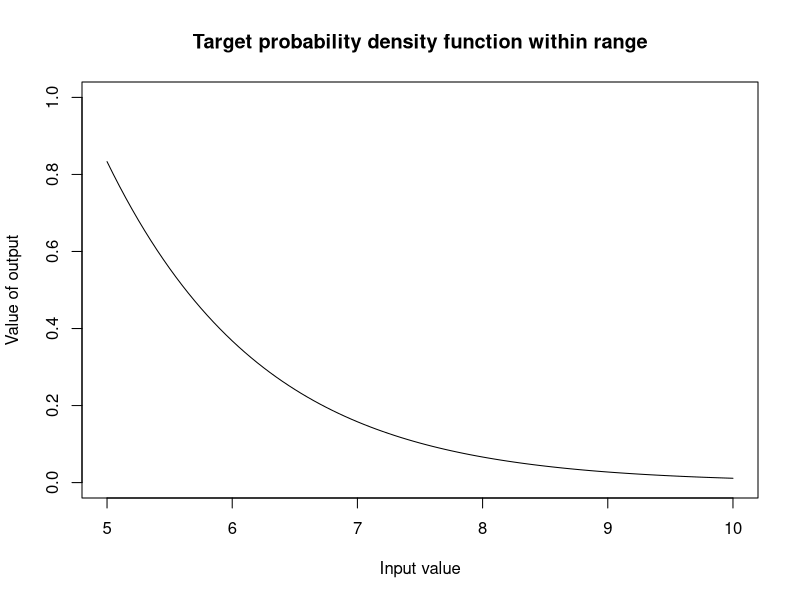
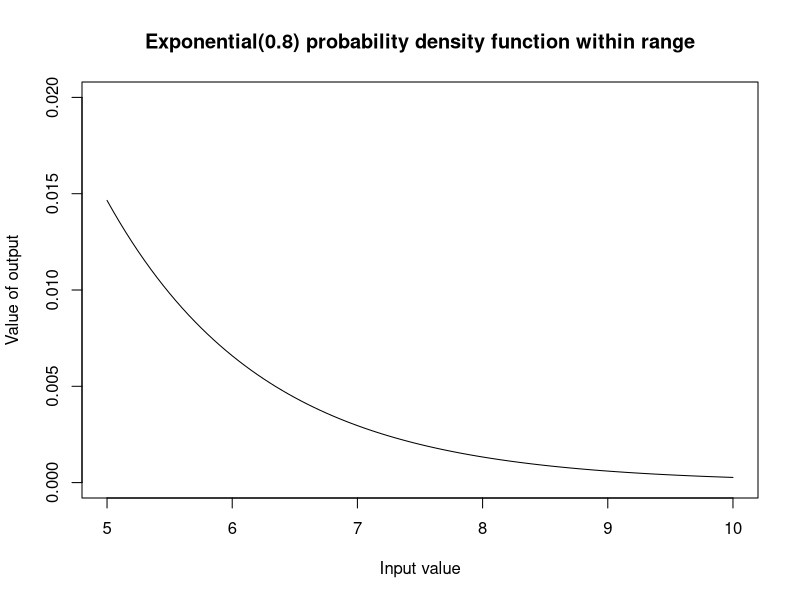
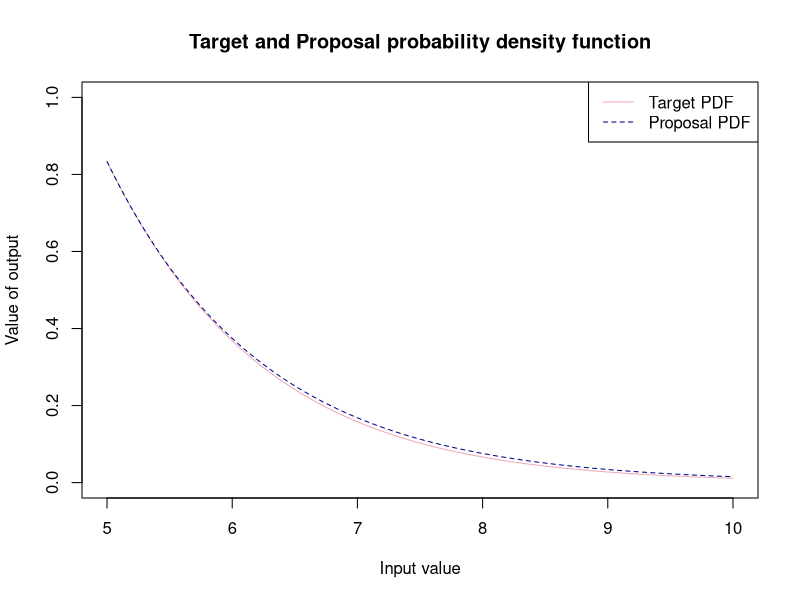
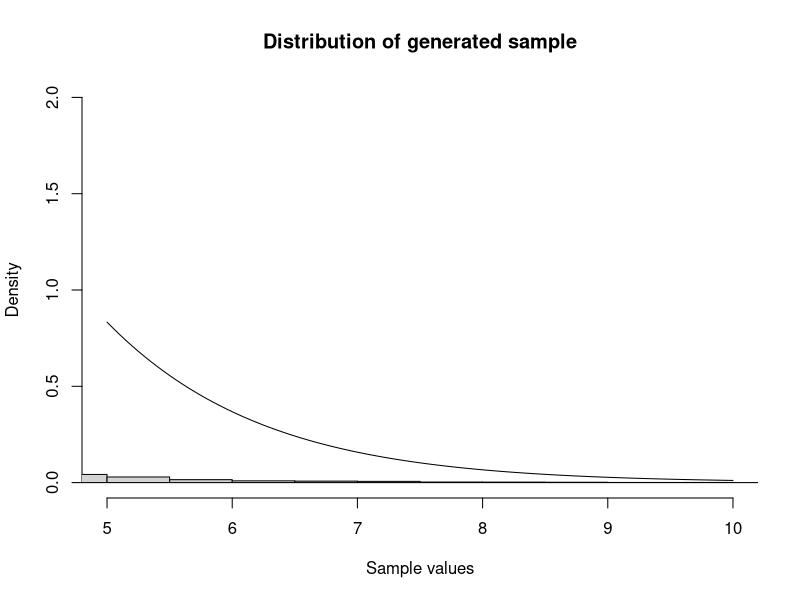

Source code (R) for these figures, in order: (Note: this script raises an error after producing the figures.)
#-----------------------------------#
#-REJECTION SAMPLING - Gamma(2,1) --#----
#-----------------------------------#
#Defining our target pdf (density function to sample from) --------------------------
target_pdf<-function(x){
  (x*exp(-x))/(6*exp(-5)) # to incorporate bounds
}

target_pdf_graphical<-function(x){
   (x*exp(-x))/(6*exp(-5))  # plotting the whole function  
}

# Let's graph the target probability where x >= 5 
curve(target_pdf(x), from = 5, to = 10, 
      xlab = "Input value",
      ylab = "Value of output",
      main = "Target probability density function within range", col = "black", ylim = c(0,1))

#--------------------------------#
#--EXPONENTIAL PROPOSAL----------#----
#-------------------------------#
#Defining proposal pdf number generator(density that we easily sample from to use to accept or reject)--
exp_generator<- function(x){
  y <- rexp(1,0.8)     # generate a sample from exponential where lambda = 1
  ifelse(y>=5,y ,0 )   # accept and return value of greater than or equal to 5
  y
}

# Defining function to  graph our expoential. 
exp_graphical<- function(x){
  0.8*exp(-0.8*x) # used to plot exponential proposal
}

# Let's graph the proposal probability 
curve(exp_graphical(x), from = 5, to = 10, 
      xlab = "Input value",
      ylab = "Value of output",
      main = "Exponential(0.8) probability density function within range", col = "black", ylim = c(0,0.02))

# Graphing our target  and proposal probability density functions 
M <- ((5*exp(-5))/(6*exp(-5)))/(0.8*exp(-0.8*5)) # max point of both is x = 5

# PDF compared to exp(0.8) across greater range x within (0,10)
curve(target_pdf_graphical(x), from = 5, to = 10, 
      xlab = "Input value",
      ylab = "Value of output",
      main = "Target and Proposal probability density function", col = "pink2", ylim = c(0,1))

curve( M* exp_graphical(x), from = 5, to = 10,
      xlab = "Input value",
      ylab = "Output value",
      main = "Proposal probability density funtion", add= T ,col = "blue4", lty = 2)
legend("topright", legend = c("Target PDF", "Proposal PDF"), 
       col = c("pink2", "blue4"), lty = c(1, 2))

#Rejection Sampling function -----------------------------------------------------
set.seed(123)
exp_acc_rej<-function(){
  
  set.seed(123)
  n<-5000
  sample_y<-numeric(n)
  number <- 0
  count<-0
  total_sample <-numeric(0)
  
  while(count<n) {
   
    #generated sample from proposal 
    y <- exp_generator()
    #uniform comparison
    u<- runif(1,0,1)
    #number of total generated samples
    number <- number + 1
    total_sample[number] <- y
    acceptance_rate <- round((length(sample_y)/ length(total_sample))*100 , digits = 3)
    
    #accept or reject criteria
    
    if( u <= target_pdf(y)/ (M * exp_graphical(y))){
    count<- count +1
    sample_y[count]<-y
    }
  }
  number_of_samples <- length(total_sample)
  text <- "Acceptance rate:"
  percent <- "%"
  output<-paste(text,acceptance_rate,percent) #combining types to have preferred output 
  list( acceptance_rate = output, samples = sample_y, no_of_samples = number_of_samples ) #list of output from this function
}


list<- exp_acc_rej()   #creating a list of the acceptance rate and valid samples 
samples_exp <- list$samples #creating a vector of the samples 
ac_rate <- list$acceptance_rate #acceptance rate 
no_samples <-list$no_of_samples  #number of total samples 

# Graphical display of distribution of sample and pdf ------------------------
# Using Histogram -------------------------------------------------------------
hist(samples_exp, freq = FALSE,
     main = "Distribution of generated sample",
     xlab = "Sample values", ylim = c(0,2), xlim =c(5,10),
     breaks =20)
curve(target_pdf(x), add = TRUE)

# QQplot ----------------------------------------------------------------------
# We will now use a QQplot 
# Quantiles of the sample data 
sample_quantiles <- quantile(samples_gamma, probs = seq(0.1,1,0.01))
theoretical_quantiles <- qgamma(p = seq(0.1,1,0.01), shape =2 , rate =1)

plot(sample_quantiles, theoretical_quantiles, xlim = c(0,20), ylim = c(0,10),
     main = "Theortical vs sample quantiles for exp proposal",
     ylab = "Theortical quantiles",
     xlab = "Sample quantiles")

abline(a= 0, b = 1)

# Conclusion
# We can see that using en exponential(1) is very inefficient as most values are that we generate are 
# Exp(1) is very inefficient - generates many values to get sample size = 5000 
# Mean of exp = 1, mean of gamma = 2 so our QQ-plot shows mean of exp < mean of gamma 
# We can look into being more efficient 

#--------------------------------#
#--CAUCHY PROPOSAL--------------#----
#-------------------------------#
cauchy_generator<- function(x){
  y <- rcauchy(1, 5)
  ifelse(y>=5,y,0)
}

cauchy_graphical<- function(x){
  (1/pi)*(1/(1+(x-5)^2))
}

curve(cauchy_graphical(x), from = 5, to =10,
      main = "Cauchy(5) probabilit density function within range ",
      xlab = "Input value", ylab = "Output value")

#Scaling factor with Cauchy proposal ------------------------------------------
M_cauchy <- ((5*exp(-5))/(6*exp(-5)))/((1/pi)*(1/(1+5^2)))

curve(target_pdf_graphical(x), from = 5, to = 10, 
      xlab = "Input value",
      ylab = "Value of output",
      main = "Target and Proposal probability density function", col = "pink2", ylim = c(0,2))
curve( cauchy_graphical(x), from = 5, to = 10,
       xlab = "Input value",
       ylab = "Output value",
       main = "Proposal probability density funtion", add= T ,col = "blue4", lty = 2)
legend("topright", legend = c("Target PDF", "Proposal PDF"), 
       col = c("pink2", "blue4"), lty = c(1, 2))

# Rejection sampling function ------------------------------------------------
set.seed(123)
rgamma_2_1_cauchy <- function(n){
  rgamma_samples <- numeric(n) # list to store accepted samples 
  total_samples <- numeric(0)  # store total sample size 
  count <- 1                  #iterate our  while loop
  pos <- 1
  # while loop that runs until we have 5000 accepted samples 
  while (count < n) {
    # random value from a uniform distribution for comparison
    u <- runif(1, 0, 1)
    # value from cauchy distribution 
    x <- cauchy_generator()
    # iterating along the list 
    pos  <- pos + 1
    total_samples[pos] <- x
    
    #number of total generated samples
    pos <- pos + 1
    total_samples[pos] <- x
    acceptance_rate <- round((length(rgamma_samples)/ length(total_samples))*100 , digits = 3)
    
    # now we can use the comparison operator to accept samples if the condition is met
    if ( u <= target_pdf(x)/(M_cauchy * cauchy_graphical(x))){
      count <- count + 1
      rgamma_samples[count] <- x
    }
    
  }
  number_of_samples <- length(total_samples)
  text <- "Acceptance rate:"
  percent <- "%"
  output<-paste(text,acceptance_rate,percent) #combining types to have preferred output 
  list( acceptance_rate = output, samples = rgamma_samples, no_of_samples = number_of_samples ) #list
}

list_cauchy <- rgamma_2_1_cauchy(5000)
samples_cauchy <- list_cauchy$samples
acc_rate_cauchy <- list_cauchy$acceptance_rate
no_samples_cauchy <- list_cauchy$no_of_samples

# Graphical display of distribution of sample and pdf ------------------------
# Using Histogram -------------------------------------------------------------
hist(samples_cauchy, freq = FALSE,
     main = "Distribution of generated sample",
     xlab = "Sample values", ylim = c(0,2), xlim =c(5,10),
     breaks =20)
curve(target_pdf(x), add = TRUE)

# QQplot ----------------------------------------------------------------------
# We will now use a QQplot 
# Quantiles of the sample data 
sample_quantiles_cauchy <- quantile(samples_cauchy, probs = seq(0.1,1,0.01))
theoretical_quantiles_cauchy <- qcauchy(p = seq(0.1,1,0.01),1,1)
rcauchy()
plot(sample_quantiles_cauchy, theoretical_quantiles_cauchy)
abline(a= 0, b = 1)

increase_efficiency <- ((no_samples-no_samples_cauchy)/no_samples)*100

# Conclusion
# Although we have. slight improvement in efficiency, the Cauchy is still very wasteful when centered on 5
# That means we always have half of the samples being unuseable fro 5 to - infinity

#--------------------------------#
#--SHIFTED EXPONENTIAL PROPOSAL--#----
#-------------------------------#
# Now let's try a shifted exponential 
# This will be our best bet since a shifted exponential distribution has the same support as Gamma 

# Shifted exp will be centered on 5 
shift_exp_generator<- function(x){
   5 + rexp(1,0.8)     # generate a sample from exponential where lambda = 1 
}

shift_exp_graphical<- function(x){
  0.8*exp(-0.8*(x-5)) # plotting exponential proposal
}

# we still have the max value of both graphs at x = 5
function_exp <- function(x) (((x*exp(-x))/(6*exp(-5)))/(0.8*exp(-0.8*(x-5))))
shift_M <- optimize(function_exp, interval = c(5,10), maximum = T)
scaling_factor <- shift_M$objective

# PDF compared to shifted exp across greater range x within (0,10)
curve(target_pdf_graphical(x), from = 5, to = 10, 
      xlab = "Input value",
      ylab = "Value of output",
      main = "Target and Proposal probability density function", col = "pink2", ylim = c(0,2))
abline(v = 5)

curve( scaling_factor * shift_exp_graphical(x), from = 5, to = 10,
       xlab = "Input value",
       ylab = "Output value",
       main = "Proposal probability density funtion", add= T ,col = "blue4", lty = 2)
legend("topright", legend = c("Target PDF", "Proposal PDF"), 
       col = c("pink2", "blue4"), lty = c(1, 2))

#Rejection Sampling function -----------------------------------------------------
set.seed(123)
shift_exp_acc_rej<-function(){
  
  set.seed(123)
  n<-5000
  sample_y<-numeric(n)
  number <- 0
  count<-0
  total_sample <-numeric(0)
  
  while(count<n) {
    
    #generated sample from proposal 
    y <- shift_exp_generator()
    #uniform comparison
    u<- runif(1,0,1)
    #number of total generated samples
    number <- number + 1
    total_sample[number] <- y
    acceptance_rate <- round((length(sample_y)/ length(total_sample))*100 , digits = 3)
    
    #accept or reject criteria
    
    if( u <= target_pdf(y)/ (scaling_factor*(shift_exp_graphical(y)))){
      count<- count +1
      sample_y[count]<-y
    }
  }
  number_of_samples <- length(total_sample)
  text <- "Acceptance rate:"
  percent <- "%"
  output<-paste(text,acceptance_rate,percent) #combining types to have preferred output 
  list( acceptance_rate = output, samples = sample_y, no_of_samples = number_of_samples ) #list of output from this function
}


shift_list<- shift_exp_acc_rej()   #creating a list of the acceptance rate and valid samples 
shift_samples_gamma <- shift_list$samples #creating a vector of the samples 
shift_ac_rate <- shift_list$acceptance_rate #acceptance rate 
shift_no_samples <-shift_list$no_of_samples  #number of total samples 
# Graphical display of distribution of sample and pdf ------------- -----------
# Using Histogram -------------------------------------------------------------
hist(shift_samples_gamma, freq = FALSE,
     main = "Distribution of generated sample",
     xlab = "Sample values", ylim = c(0,2), xlim =c(5,10),
     breaks = 20)
curve(target_pdf(x), add = TRUE)

# QQplot ----------------------------------------------------------------------
# We will now use a QQplot 
# Quantiles of the sample data 
shift_sample_quantiles <- quantile(shift_samples_gamma, probs = seq(0.01,1,0.01))
shift_theoretical_quantiles <- qgamma(p = seq(0.01,1,0.01), shape =2 , rate =1)

plot(shift_sample_quantiles, shift_theoretical_quantiles, xlim = c(0,20), ylim = c(0,10),
     main = "Theortical vs sample quantiles for exp proposal",
     ylab = "Theortical quantiles",
     xlab = "Sample quantiles")

abline(a= 0, b = 1)
